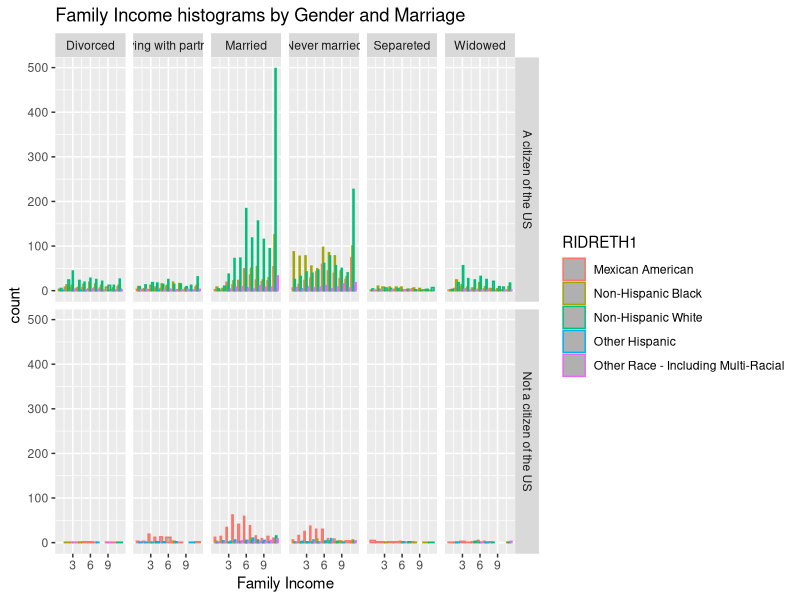

Source code (R):
library(ggplot2)
library(tidyverse)
library(ggpubr)
library(ggrepel)

data <- read.csv("cleandata.csv")

plot3 <- ggplot(data, 
       aes(x = INDFMINC, #Family income
           color = RIDRETH1))  + 
  geom_bar(alpha = 2/5, position = "dodge")+
  facet_grid(DMDCITZN ~ DMDMARTL) +
  labs(title = "Family Income histograms by Gender and Marriage",
       x = "Family Income")
plot3 %>% ggsave(filename="results/fig-simple6.png", plot=.)